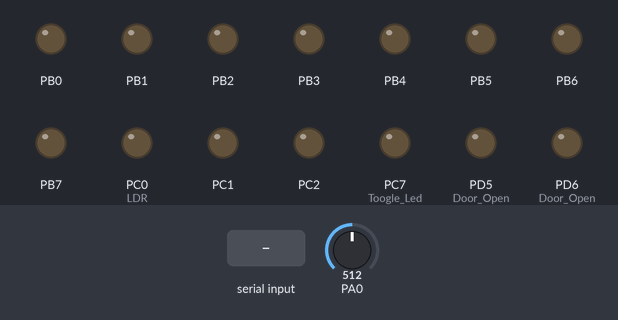
Simulated run of this program. Board: ATmega32, built with avr-gcc and emulated at 1 MHz. Parts: output pins drawn as LEDs (lit = HIGH). Inputs (shaded band) come from the test bench; at power-on: PA0 = 512.

Above: at 1.2 s.
1.3 s: "1\n" received over Serial
At 1.7 s:
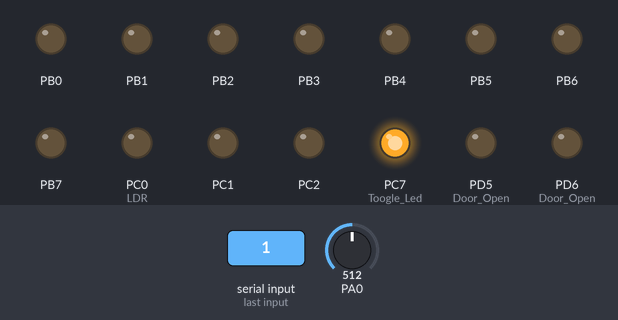
2.8 s: "2\n" received over Serial
At 4.0 s:
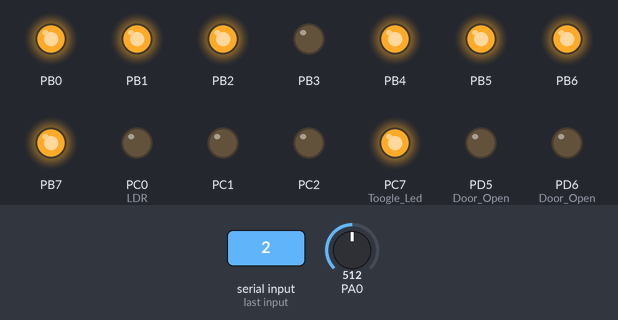
4.3 s: "3\n" received over Serial
At 5.2 s:
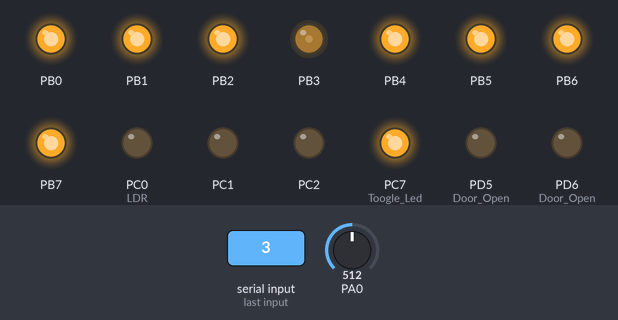
5.8 s: "4\n" received over Serial
At 6.3 s:
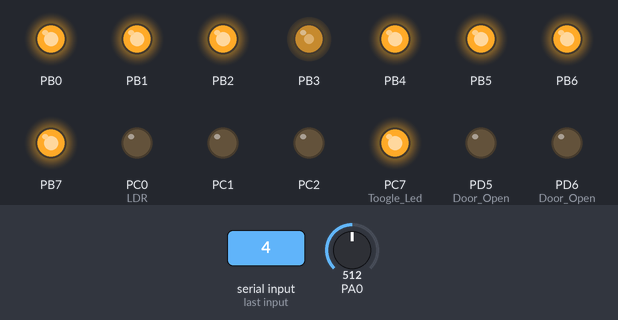
7.3 s: "5\n" received over Serial
At 8.1 s:
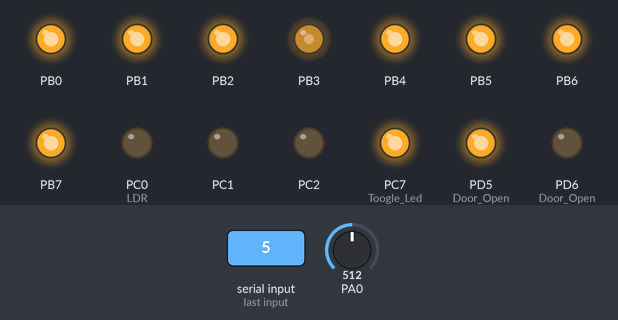
9.8 s: "6\n" received over Serial
At 10.5 s:
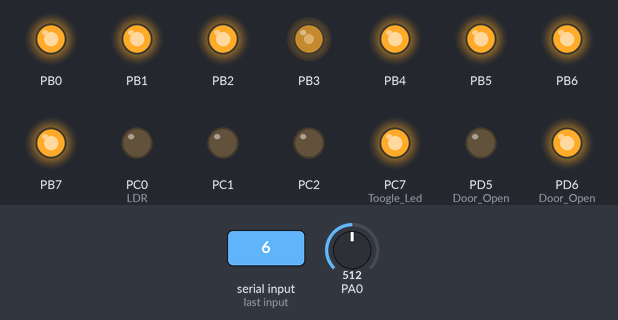
Timing chart, 0 to 12.8 s (numbered marks = the images above; inputs shaded):
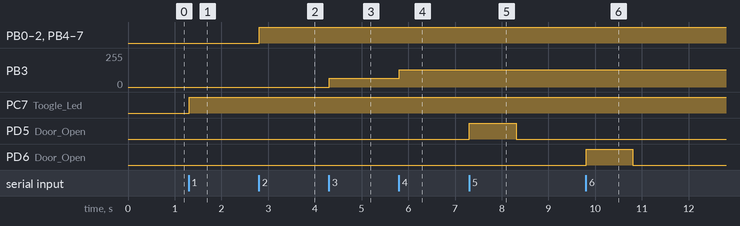

The program:

main.c
```c
#include "Smarthome.h"

char res; //Received Data
char o,m,f;


int main (void)
{
	ADC_Init();
	Smarthome_Init();
	while (1)
	{
		LDR();
		_delay_ms(50);
		res=Bluetooth_rx_data(); //received command
		switch (res)
		{
		case '1':
			Toogle_Led();
			break;
		case '2': //led intensity change
			Led_25_Intensity();
			break;
		case '3':
			Led_50_Intensity();
			break;
		case '4':
			Led_100_Intensity();
			break;
		case '5': //door dc motor
			Door_Open();
			break;
		case '6':
			Door_Close();
			break;
		case '7':  //servo window
			Window_Init();
			break;
		}
	}
}
```

ADC.c
```c
/*
 * ADC.c
 *
 *  Created on: ??þ/??þ/????
 *      Author: sameh
 */

#include "ADC.h"


extern void ADC_Init(void)
{
	// Enable ADC On AVR
		set_bit(ADCSRA_Reg,7);

	// Select Conversion Speed
		set_bit(ADCSRA_Reg,0);
		set_bit(ADCSRA_Reg,1);
		set_bit(ADCSRA_Reg,2);


	// ADC Data Rgith Adjustment
		set_bit(ADMUX_Reg,5);
}


u8 ADC_Read (u8 channel)
{
	// Select Voltage Reference
	// Select ADC Channel
	ADMUX_Reg = 0x40 | (channel & 0b00000111);

	// Start ADC Conversion
	set_bit(ADCSRA_Reg,6);

	//Wait for the conversion
	while(!(ADCSRA_Reg & (1<<4)));


	set_bit(ADCSRA_Reg,4);

	return ADC;

}


void LDR(void)
{

	int val = ADC_Read(0);

	int ADCE = (val * 5)/250;

			if ( ADCE > 3 )
			{
				set_bit(PORTC,0);
			}
			else
			{
				clr_bit(PORTC,0);
			}
}
```

ADC.h
```c
/*
 * ADC.h
 *
 *  Created on: ??þ/??þ/????
 *      Author: sameh
 */

#ifndef ADC_H_
#define ADC_H_

#define ADMUX_Reg 	*((volatile u8*)0x27) 	// ADC Multiplexer Register
#define ADCSRA_Reg 	*((volatile u8*)0x26) 	// ADC Control And Status Register
#define ADCH_Reg 	*((volatile u8*)0x25) 		// ADC High Register
#define ADCL_Reg 	*((volatile u8*)0x24) 		// ADC Low Register
#define ADCW_Reg	*((volatile u8*)0x04)

#define degree_sysmbol 0xdf


#include "utilss.h"
#include "Types.h"
#include <avr/io.h>
#include <util/delay.h>

extern void ADC_Init (void); // ADC Initialization And Enable
u8 ADC_Read (u8 channel); // Read From The ADC Channel

void LDR(void);

#endif /* ADC_H_ */
```

Bluetooth.c
```c
/*
 * Bluetooth.c

 *
 *  Created on: ??þ/??þ/????
 *      Author: sameh
 */

#include "Bluetooth.h"

void Bluetooth_intial (void)
{
	UCSRB=0b00011000;
	UCSRC=0b10000110;
	UBRRL=51; //boudrate of bluetooth module required
}

void Bluetooth_tx_data (char data)
{
	while ((UCSRA& (1<<UDRE))==0);
	UDR=data;
}
char Bluetooth_rx_data (void)
{
	char x;
	while ((UCSRA & (1<<RXC))==0);
	x=UDR;
	return x;
}
```

Bluetooth.h
```c
/*
 * Project.h
 *
 *  Created on: ??þ/??þ/????
 *      Author: sameh
 */
#ifndef BLUETOOTH_H_
#define BLUETOOTH_H_

#include <avr/io.h>

char Bluetooth_rx_data (void);
void Bluetooth_tx_data (char data);
void Bluetooth_intial (void);

#endif /* BLUETOOTH_H_ */
```

Door.c
```c
/*
 * motor.c
 *
 *  Created on: ??þ/??þ/????
 *      Author: sameh
 */

#include "Door.h"

void Door_Open(void)
{
	set_bit(PORTD,5);
	clr_bit(PORTD,6);
	_delay_ms(1000); //open the door
	clr_bit(PORTD,5);
	clr_bit(PORTD,6);
}

void Door_Close(void)
{
	set_bit(PORTD,6);
	clr_bit(PORTD,5);
	_delay_ms(1000);//close the door
	clr_bit(PORTD,6);
	clr_bit(PORTD,5);
}
```

Door.h
```c
/*
 * Door.h
 *
 *  Created on: ??þ/??þ/????
 *      Author: sameh
 */

#ifndef DOOR_H_
#define DOOR_H_

#include <avr/io.h>
#include <util/delay.h>
#include "utilss.h"
#include "Types.h"

void Door_Open(void);
void Door_Close(void);

#endif /* DOOR_H_ */
```

Led_Intensity.c
```c
/*
 * Led_Intensity.c
 *
 *  Created on: ??þ/??þ/????
 *      Author: sameh
 */

#include "Led_Intensity.h"

void Toogle_Led(void)
{
	toggle_bit(PORTC,7);
}

void Led_25_Intensity(void)
{
	PORTB=0xff;
	TCCR0=0b01101001;
	TIMSK=0b00000010;
	OCR0=0;//duty cycle
}

void Led_50_Intensity(void)
{
	PORTB=0xff;
	TCCR0=0b01101001;
	TIMSK=0b00000010;
	OCR0=64;
}

void Led_100_Intensity(void)
{
	PORTB=0xff;
	TCCR0=0b01101001;
	TIMSK=0b00000010;
	OCR0=128;
}
```

Led_Intensity.h
```c
/*
 * Led_Intensity.h
 *
 *  Created on: ??þ/??þ/????
 *      Author: sameh
 */

#ifndef LED_INTENSITY_H_
#define LED_INTENSITY_H_

#include <avr/io.h>
#include "utilss.h"

void Toogle_Led(void);
void Led_25_Intensity(void);
void Led_50_Intensity(void);
void Led_100_Intensity(void);

#endif /* LED_INTENSITY_H_ */
```

Smarthome.c
```c
/*
 * Smarthome.c
 *
 *  Created on: ??þ/??þ/????
 *      Author: sameh
 */

#include "Smarthome.h"

void Smarthome_Init(void)
{
	DDRA=0x00;
	DDRB=0xff;
	DDRC=0xff;
	DDRD=0b11100000;
	Bluetooth_intial();
}
```

Smarthome.h
```c
/*
 * Smarthome.h
 *
 *  Created on: ??þ/??þ/????
 *      Author: sameh
 */

#ifndef SMARTHOME_H_
#define SMARTHOME_H_

#include "Bluetooth.h"
#include "ADC.h"
#include "Window.h"
#include "Led_Intensity.h"
#include "Door.h"
#include "types.h"
#include "utilss.h"

void Smarthome_Init(void);

#endif /* SMARTHOME_H_ */
```

Types.h
```c
#ifndef Types_H_
#define Types_H_
typedef unsigned char u8;
typedef unsigned short int u16;
typedef unsigned long int u32;
typedef signed char s8;
typedef signed short int s16;
typedef signed long int s32;
typedef float f32;
typedef double f64;
#endif /* Types_H_ */
```

Window.c
```c
/*

 * servo.c
 *
 *  Created on: ??þ/??þ/????
 *      Author: Omar
 */

#include "Window.h"

char res; //Received Data
char o,m,f;

ISR(TIMER0_OVF_vect)
{static int counter=0;
TCNT0=156;
counter++;
switch (res)
{
case 'o':
	if(counter==20)
	{
		clr_bit(PORTD,7);
	}
	else if(counter==200)
	{
		set_bit(PORTD,7);
		counter=0;
	}
	break;
case 'f':
	if(counter==10)
	{
		clr_bit(PORTD,7);
	}
	else if(counter==100)
	{
		set_bit(PORTD,7);
		counter=0;
	}
	break;
case 'm':
	res=Bluetooth_rx_data(); //resived command
	if(counter==res)
	{
		clr_bit(PORTD,7);
	}
	else if(counter==200)
	{
		set_bit(PORTD,7);
		counter=0;
	}
	break;
}}

void Window_Init(void)
{
TCCR0=0b00000010;
PORTD=0b10000000;
TIMSK=0b00000001;
sei();
}
```

Window.h
```c
#ifndef WINDOW_H_
#define WINDOW_H_

#include <avr/io.h>
#include <util/delay.h>
#include <avr/interrupt.h>
#include "types.h"
#include "utilss.h"

#endif /* WINDOW_H_ */
```

utilss.h
```c
char temp;
#define set_bit(reg,bitno)	reg|=(1<<bitno)
#define clr_bit(reg,bitno)	reg&=( ~(1<<bitno) )
#define toggle_bit(reg,bitno)	reg^=(1<<(bitno))
//#define assign_bit(reg,bitnum,value) (value) ? set_bit(reg,bitnum): clr_bit(reg,bitnum)
#define assign_bit(reg,bitno,value)	do{ clr_bit(reg,bitno); reg|=((value)<<bitno); }while(0)
#define set_nibbleLow(reg)	reg=reg|0b00001111
#define clr_nibbleLow(reg)	reg=reg&0b11110000
#define toggle_nibbleLow(reg)	reg=reg^0b00001111
#define assign_nibbleLow(reg,value)	do{ clr_nibbleLow(reg); reg=reg|value; }while(0)
#define set_nibbleHigh(reg)	reg=reg|0b11110000
#define clr_nibbleHigh(reg)	reg=reg&0b00001111
#define toggle_nibbleHigh(reg)	reg=reg^0b11110000
#define assign_nibbleHigh(reg,value)	do{ clr_nibbleHigh(reg); reg=reg|value<<4; }while(0)
#define get_bit(reg,bitno)	( reg&(1<<bitno) )>>bitno
#define get_nibbleLow(reg)	reg&0b00001111
#define get_nibbleHigh(reg)	(reg&0b11110000)>>4
#define cir_shiftRight(reg,shiftno)	reg= (reg<<( sizeof(reg)*8 -shiftno)) | (reg>>shiftno)
#define cir_shiftLeft(reg,shiftno)	reg= (reg>>( sizeof(reg)*8 -shiftno)) | (reg<<shiftno)
```

Measured:
- after the input at 1.3 s, PC7 (Toogle_Led): LOW → HIGH at once
- after the input at 2.8 s, PB0–2, PB4–7: LOW → HIGH at once
- after the input at 4.3 s, PB3: 0/255 → 64/255 at once
- after the input at 5.8 s, PB3: 64/255 → 128/255 at once
- after the input at 7.3 s, PD5 (Door_Open): LOW → HIGH at once, → LOW 1.0 s later
- after the input at 9.8 s, PD6 (Door_Open): LOW → HIGH at once, → LOW 1.0 s later
